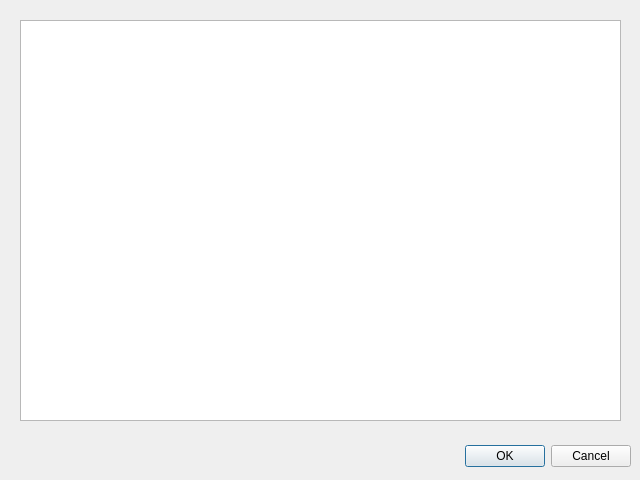
<?xml version="1.0" encoding="UTF-8"?>
<ui version="4.0">
 <class>Edit</class>
 <widget class="QDialog" name="Edit">
  <property name="geometry">
   <rect>
    <x>0</x>
    <y>0</y>
    <width>640</width>
    <height>480</height>
   </rect>
  </property>
  <property name="windowTitle">
   <string>Dialog</string>
  </property>
  <widget class="QDialogButtonBox" name="buttonBox">
   <property name="geometry">
    <rect>
     <x>10</x>
     <y>440</y>
     <width>621</width>
     <height>32</height>
    </rect>
   </property>
   <property name="orientation">
    <enum>Qt::Horizontal</enum>
   </property>
   <property name="standardButtons">
    <set>QDialogButtonBox::Cancel|QDialogButtonBox::Ok</set>
   </property>
  </widget>
  <widget class="QTextEdit" name="textEdit">
   <property name="geometry">
    <rect>
     <x>20</x>
     <y>20</y>
     <width>601</width>
     <height>401</height>
    </rect>
   </property>
  </widget>
 </widget>
 <resources/>
 <connections>
  <connection>
   <sender>buttonBox</sender>
   <signal>accepted()</signal>
   <receiver>Edit</receiver>
   <slot>accept()</slot>
   <hints>
    <hint type="sourcelabel">
     <x>248</x>
     <y>254</y>
    </hint>
    <hint type="destinationlabel">
     <x>157</x>
     <y>274</y>
    </hint>
   </hints>
  </connection>
  <connection>
   <sender>buttonBox</sender>
   <signal>rejected()</signal>
   <receiver>Edit</receiver>
   <slot>reject()</slot>
   <hints>
    <hint type="sourcelabel">
     <x>316</x>
     <y>260</y>
    </hint>
    <hint type="destinationlabel">
     <x>286</x>
     <y>274</y>
    </hint>
   </hints>
  </connection>
 </connections>
</ui>
